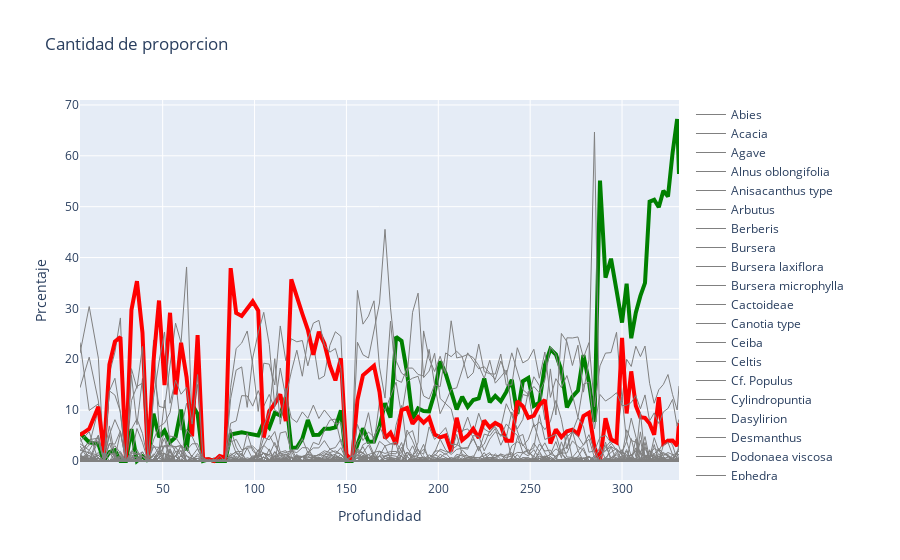

Write notebook code for a chart like this one.
### Markdown cell above
##
Dejamos esta grafico para que el lector pueda realizar comparaciones

### Code cell
# import plotly.graph_objects as go
fig = go.Figure()

for specie in df_Ordered["Element"].unique():
    if specie == "Pinus":
        fig.add_trace(go.Scatter(x=df_Ordered[df_Ordered["Element"] == specie]["Profundidad"], y=df_Ordered[df_Ordered["Element"] == specie]["Valor"], name=specie,
                         line = dict(color='green', width=4)))
    elif specie == "Asteroideae":
        fig.add_trace(go.Scatter(x=df_Ordered[df_Ordered["Element"] == specie]["Profundidad"], y=df_Ordered[df_Ordered["Element"] == specie]["Valor"], name=specie,
                         line = dict(color='red', width=4)))
    else:
        fig.add_trace(go.Scatter(x=df_Ordered[df_Ordered["Element"] == specie]["Profundidad"], y=df_Ordered[df_Ordered["Element"] == specie]["Valor"], name=specie,
                         line = dict(color='gray', width=1)))

fig.update_layout(title='Cantidad de proporcion',
                   xaxis_title='Profundidad',
                   yaxis_title='Prcentaje')
fig.show()
